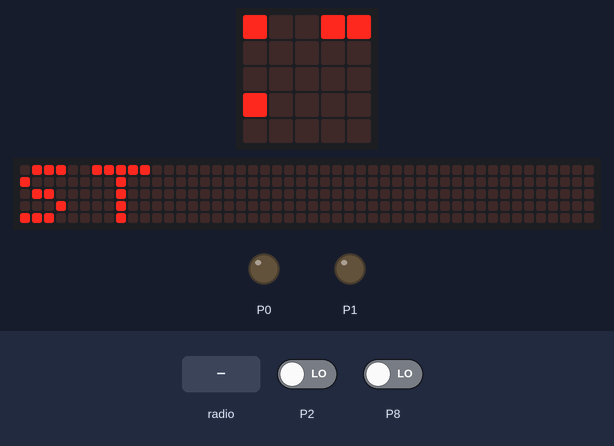
A program run on a simulated BBC micro:bit (MakeCode). Shown: the board's 5×5 LED display, a strip that is not on the board, showing the scrolling text unrolled, output pins drawn as LEDs (lit = HIGH). The test bench sets the inputs (shaded band); at power-on: P2 LOW, P8 LOW. The 48×5 strip is a reading aid, not a part: it shows the text the display is scrolling, unrolled, one strip-width of it at a time.

Above: at 1.27 s.
1.3 s: radio message "-1" arrives
At 2.85 s:
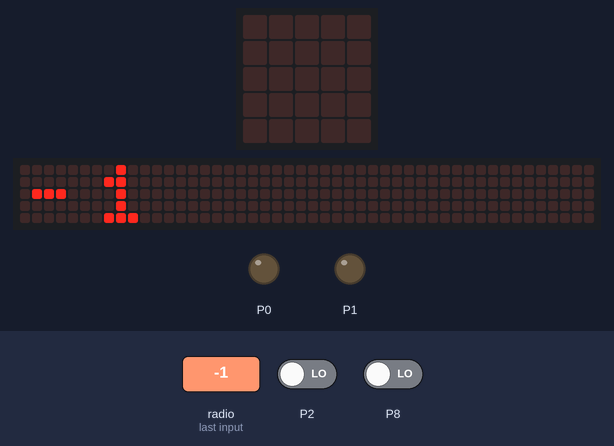
At 3.22 s:
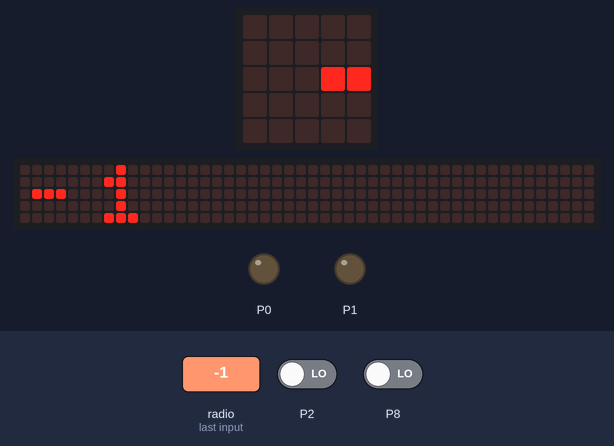
4.8 s: radio message "1" arrives
At 5.7 s:
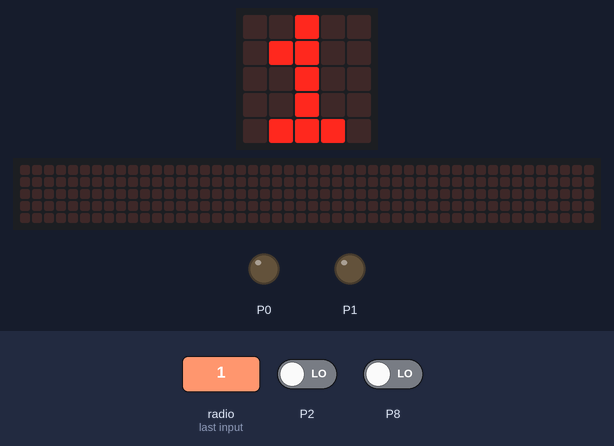

Measured:
- after the input at 1.3 s, the display: first differs from a run without the input after 1.4 s (image 1)
- after the input at 4.8 s, the display: first differs from a run without the input after 0.60 s (image 3)
- what the display in image 3 shows lasts 0.8 s, from 5.4 s to 6.2 s

The program:

main.ts
```typescript
radio.onReceivedNumber(function (receivedNumber) {
    if (receivedNumber == 1) {
        turn = 1
        basic.showNumber(receivedNumber)
    }
    if (receivedNumber == 0) {
        turn = 0
        basic.showNumber(receivedNumber)
    }
    if (receivedNumber == 3) {
        turn = 3
        basic.showNumber(receivedNumber)
    }
    if (receivedNumber == -1) {
        turn = -1
        basic.showNumber(receivedNumber)
    }
})
let turn = 0
radio.setGroup(9)
radio.setTransmitPower(7)
turn = 3
pins.digitalWritePin(DigitalPin.P0, 0)
pins.digitalWritePin(DigitalPin.P1, 0)
basic.forever(function () {
    if (turn == 1) {
        pins.digitalWritePin(DigitalPin.P0, 1)
        pins.digitalWritePin(DigitalPin.P1, 0)
        basic.showString("RC")
        basic.pause(100)
    }
    if (turn == 0) {
        pins.digitalWritePin(DigitalPin.P0, 0)
        pins.digitalWritePin(DigitalPin.P1, 1)
        basic.showString("LS")
        basic.pause(100)
    }
    if (turn == 3 || pins.digitalReadPin(DigitalPin.P2) == 0 || pins.digitalReadPin(DigitalPin.P8) == 0) {
        pins.digitalWritePin(DigitalPin.P0, 0)
        pins.digitalWritePin(DigitalPin.P1, 0)
        basic.showString("ST")
        basic.pause(100)
        if (pins.digitalReadPin(DigitalPin.P2) == 0) {
            basic.pause(1000)
            turn = 3
        }
        if (pins.digitalReadPin(DigitalPin.P8) == 0) {
            basic.pause(1000)
            turn = 3
        }
    }
})
```

test.ts
```typescript
// 在這裡測試；當此封包作為擴充功能時，將不會編譯此內容。
```
